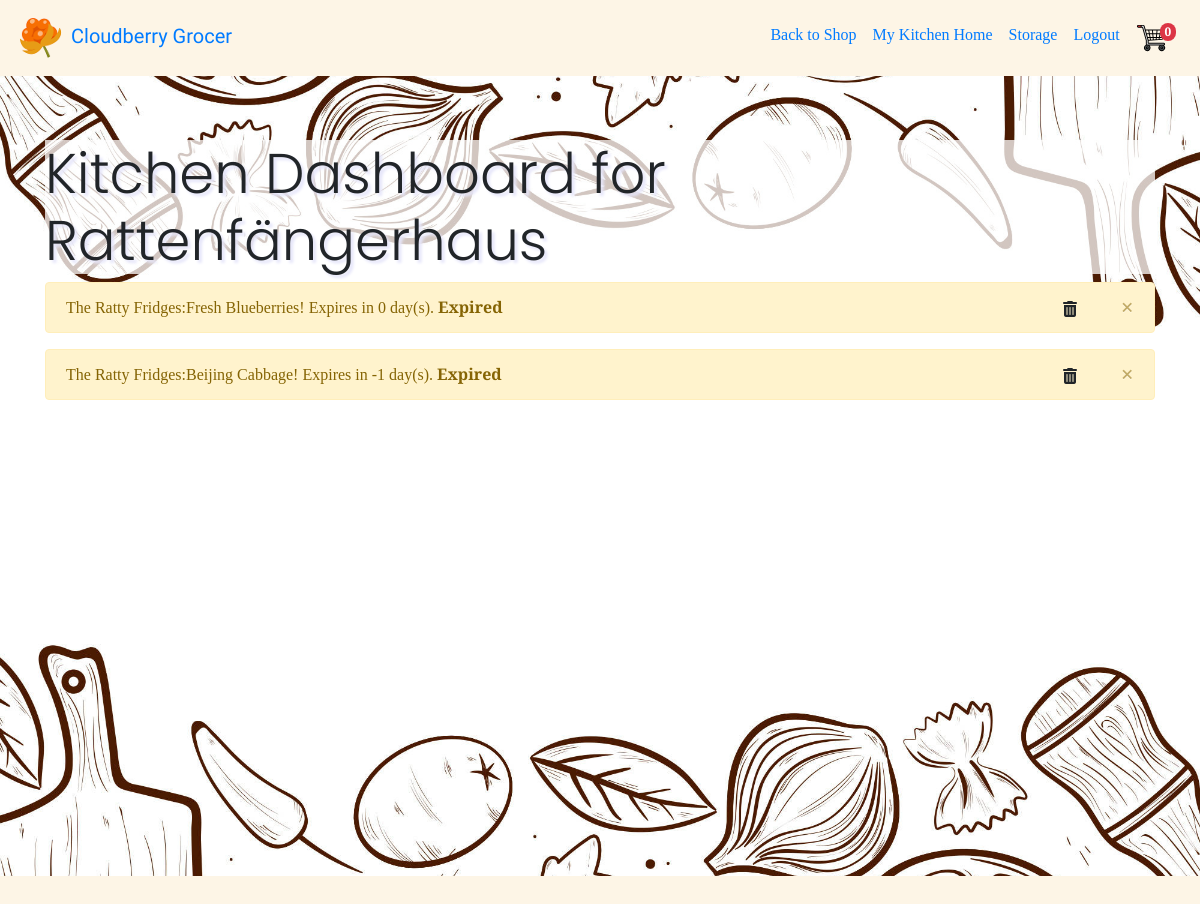
Before: /mykitchen/ (signed in) with the older database file.
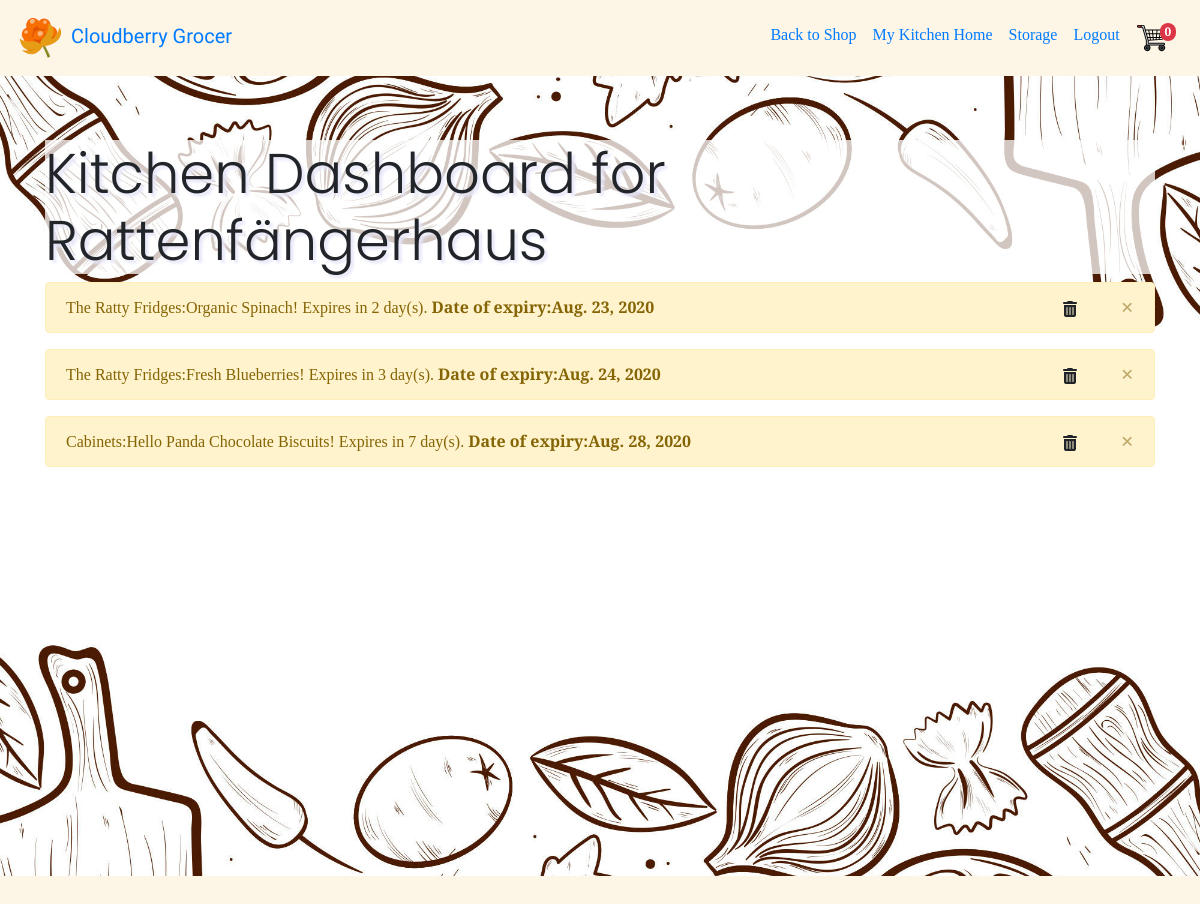
After: the same page with the newer database file.
### mykitchen/models.py (models this page shows, shortened)
class FoodItem(models.Model):
    food = models.ForeignKey(Product, on_delete=models.SET_NULL, null=True)
    location = models.ForeignKey(StorageLocation, on_delete=models.CASCADE)
    quantity = models.IntegerField(blank=False, help_text="number of packages")
    remarks = models.TextField(blank=True, max_length=600)
    expiry_date = models.DateField(
        null=True, blank=True, help_text='Enter date in YYYY-MM-DD format')
    threshold = models.IntegerField(blank=False,
                                    help_text="Number of days before expiry"
                                    " date to notify me")
    edited_by = models.ForeignKey(User, blank=False,
                                  on_delete=models.SET(get_sentinel_user))
    PACKAGES = (
        ('bar', 'Bar'),
        ('bottle', 'Bottle'),
        ('box', 'Box'),
        ('pack', 'Pack'),
        ('roll', 'Roll'),
        ('tin', 'Tin')
    )
    package = models.CharField(blank=False, choices=PACKAGES,
                               max_length=7, default="pack",
                               help_text="Food Packages")
    def get_days_duration(self):
        return (self.expiry_date-datetime.date.today()).days
    def get_hit_threshold(self):
        if (self.expiry_date-datetime.date.today()).days <= self.threshold:
            return True
        else:
            return False
    def get_expired(self):
        return (self.expiry_date-datetime.date.today()).days <= 0

class StorageLocation(models.Model):
    name = models.CharField(blank=False, max_length=50,
                            help_text="Kitchen Fixtures")
    storage_temperature = models.IntegerField(blank=True,
                                              help_text="deg Celsius")
    household = models.ForeignKey(Household, on_delete=models.CASCADE)
    edited_by = models.ForeignKey(User, blank=False,
                                  on_delete=models.SET(get_sentinel_user))
    STORAGE_TYPE_CHOICES = (
        ('cabinet', 'Cabinet'),
        ('cupboard', 'Cupboard'),
        ('counter-top', 'Counter'),
        ('fridge', 'Refridgerator'),
        ('freezer', 'Freezer'),
        ('pantry', 'Pantry'),
        ('others', 'Others')
    )
    storage_type = models.CharField(blank=False, choices=STORAGE_TYPE_CHOICES,
                                    max_length=11, default="cupboard",
                                    help_text="Storage Location Types")
    def __str__(self):
        return self.name

### products/models.py (models this page shows, shortened)
class Product(models.Model):
    name = models.CharField(blank=False, max_length=50)
    brand = models.ForeignKey('Brand', on_delete=models.CASCADE)
    desc = models.TextField(blank=False, max_length=500)
    origin = models.ForeignKey('Country', on_delete=models.CASCADE)
    weight_per_pack = models.FloatField(blank=False)
    qty_per_pack = models.IntegerField(blank=True, null=True)
    barcode_spec = models.CharField(blank=True, max_length=3)
    barcode_no = models.BigIntegerField(blank=True, null=True)
    image = models.URLField(blank=False)
    root_price = models.DecimalField(max_digits=10, decimal_places=3,
                                     blank=False)
    multiplier = models.DecimalField(max_digits=5, decimal_places=3,
                                     blank=False, default=1.00)
    category = models.ForeignKey('Category', on_delete=models.CASCADE)
    subcategory = models.ManyToManyField(Subcategory)
    usage = models.ManyToManyField('Usage')
    editor = models.ForeignKey(User, on_delete=models.SET_NULL, null=True)
    date_edited = models.DateTimeField(auto_now_add=True, blank=True)
    SALE_STATUS = (
        ('b', 'Best Sellers'),
        ('d', 'Bulk Discount'),
        ('n', 'Normal'),
        ('o', 'On Offer')
    )
    status = models.CharField(
        max_length=1,
        choices=SALE_STATUS,
        blank=True,
        default='n',
        help_text='Product Sale Status',
    )

### mykitchen/views.py (the view)
# urls.py: path('', mykitchen.views.index,
@login_required
def index(request):
    user = request.user
    belongs = False
    try:
        member = Member.objects.get(user=user)
    except Member.DoesNotExist:
        member = None
    try:
        household = Household.objects.get(owner=user)
    except Household.DoesNotExist:
        household = None
    if member:
        household = member.household
    if household:
        if user.username == household.owner.username or (
                            user.username == member.user.username):
            belongs = True
    try:
        storages = StorageLocation.objects.filter(household=household)
    except StorageLocation.DoesNotExist:
        storages = None
    all_food = FoodItem.objects.filter(location__in=storages)
    if household is None:
        household = ""
        messages.info(
            request,
            "Please register the household and link the members."
        )
    return render(request, 'mykitchen/mykitchen_index.template.html', {
        'household': household,
        'all_food': all_food,
        'belongs': belongs
    })

### cart/contexts.py (called while the page is built)
def cart_contents(request):
    cart = request.session.get("shopping_cart", {})
    return {
        'shopping_cart': cart,
        'item_count': len(cart)
}

### mykitchen/templates/mykitchen/mykitchen_index.template.html (shortened to what this page needs)
{% extends 'base_kitchen.template.html' %}
{%load static%}
{%block nav%}
    {% if household %}
    <li class="nav-item">
        <a class="nav-link" href="{% url 'view_storage_location' household_id=household.id %}">Storage</a>
      </li>
    {%endif %}
{%endblock%}
{%block hero%}
<div class="jumbotron jumbotron-fluid kitchen">
  <div class="container">
    <h3 class="display-4 title-background">Kitchen Dashboard for {{household.name}}</h3>
{% if belongs %}
{% for food in all_food %}
{% if food.get_hit_threshold %}
<div class="alert alert-warning alert-dismissible fade show" role="alert">
  <span>{{food.location}}:{{food.food.name}}!</span>
  Expires in {{food.get_days_duration}} day(s).
  {%if food.get_expired %}
  <strong>Expired</strong>
  {% else %}
  <strong>Date of expiry:{{food.expiry_date}}</strong>
  {% endif %}
  <span class="float-right mt-n1">
  <button type="button" class="btn" data-toggle="modal" data-placement="bottom" data-target="#deleteModal-{{food.id}}" title="Bin this food"><i class="fas fa-trash-alt"></i>
  </button>
  </span>
  <button type="button" class="close" data-dismiss="alert" aria-label="Close">
    <span aria-hidden="true">&times;</span>
  </button>
</div>
{% endif %}
{% endfor %}
{% endif %}
  </div>
</div>
{% endblock %}

Changed rows visible on the page:
removed FoodItem: location "The Ratty Fridges", food.name "Fresh Blueberries", get_days_duration "0", shows "Expired"
removed FoodItem: location "The Ratty Fridges", food.name "Beijing Cabbage", get_days_duration "-1", shows "Expired"
added FoodItem: location "The Ratty Fridges", food.name "Organic Spinach", get_days_duration "2", expiry_date "Aug. 23, 2020"
added FoodItem: location "The Ratty Fridges", food.name "Fresh Blueberries", get_days_duration "3", expiry_date "Aug. 24, 2020"
added FoodItem: location "Cabinets", food.name "Hello Panda Chocolate Biscuits", get_days_duration "7", expiry_date "Aug. 28, 2020"
